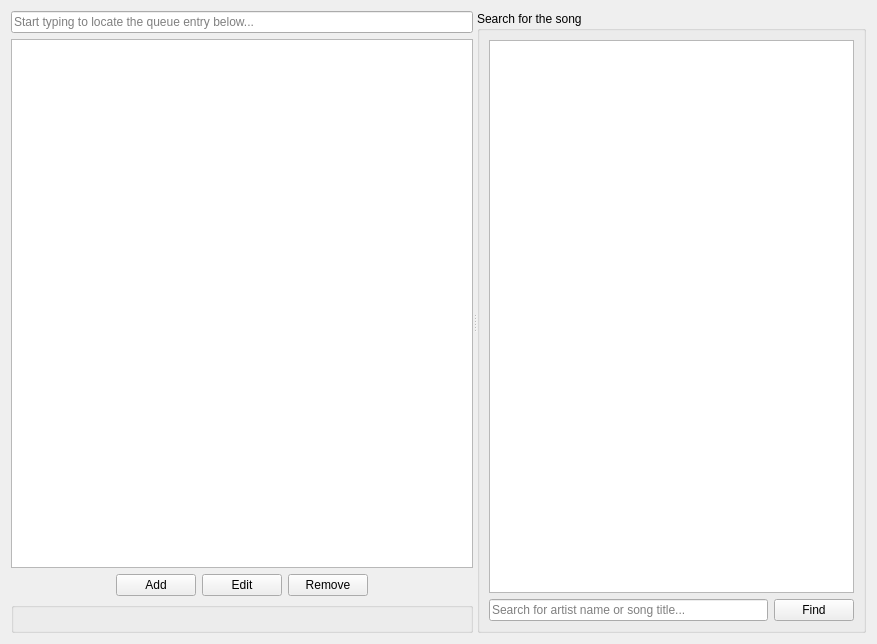
<?xml version="1.0" encoding="UTF-8"?>
<ui version="4.0">
 <class>QueueKaraokeWidget</class>
 <widget class="QWidget" name="QueueKaraokeWidget">
  <property name="geometry">
   <rect>
    <x>0</x>
    <y>0</y>
    <width>877</width>
    <height>644</height>
   </rect>
  </property>
  <property name="windowTitle">
   <string>Karaoke Queue</string>
  </property>
  <property name="sizeGripEnabled" stdset="0">
   <bool>false</bool>
  </property>
  <layout class="QVBoxLayout" name="verticalLayout_3">
   <item>
    <widget class="QSplitter" name="splitter">
     <property name="orientation">
      <enum>Qt::Horizontal</enum>
     </property>
     <property name="childrenCollapsible">
      <bool>true</bool>
     </property>
     <widget class="QWidget" name="layoutWidget">
      <layout class="QVBoxLayout" name="verticalLayout_2">
       <item>
        <layout class="QHBoxLayout" name="horizontalLayout_2">
         <item>
          <widget class="QLineEdit" name="leFilterSingers">
           <property name="placeholderText">
            <string>Start typing to locate the queue entry below...</string>
           </property>
           <property name="clearButtonEnabled">
            <bool>true</bool>
           </property>
          </widget>
         </item>
        </layout>
       </item>
       <item>
        <widget class="QTableView" name="tableQueue">
         <property name="dragEnabled">
          <bool>true</bool>
         </property>
         <property name="dragDropOverwriteMode">
          <bool>false</bool>
         </property>
         <property name="dragDropMode">
          <enum>QAbstractItemView::DragDrop</enum>
         </property>
         <property name="alternatingRowColors">
          <bool>true</bool>
         </property>
         <property name="selectionMode">
          <enum>QAbstractItemView::SingleSelection</enum>
         </property>
         <property name="selectionBehavior">
          <enum>QAbstractItemView::SelectRows</enum>
         </property>
         <property name="showGrid">
          <bool>false</bool>
         </property>
         <attribute name="horizontalHeaderStretchLastSection">
          <bool>true</bool>
         </attribute>
        </widget>
       </item>
       <item>
        <layout class="QHBoxLayout" name="horizontalLayout">
         <item>
          <spacer name="horizontalSpacer">
           <property name="orientation">
            <enum>Qt::Horizontal</enum>
           </property>
           <property name="sizeHint" stdset="0">
            <size>
             <width>40</width>
             <height>20</height>
            </size>
           </property>
          </spacer>
         </item>
         <item>
          <widget class="QPushButton" name="btnAdd">
           <property name="text">
            <string>Add</string>
           </property>
          </widget>
         </item>
         <item>
          <widget class="QPushButton" name="btnEdit">
           <property name="text">
            <string>Edit</string>
           </property>
          </widget>
         </item>
         <item>
          <widget class="QPushButton" name="btnRemove">
           <property name="text">
            <string>Remove</string>
           </property>
          </widget>
         </item>
         <item>
          <spacer name="horizontalSpacer_2">
           <property name="orientation">
            <enum>Qt::Horizontal</enum>
           </property>
           <property name="sizeHint" stdset="0">
            <size>
             <width>40</width>
             <height>20</height>
            </size>
           </property>
          </spacer>
         </item>
        </layout>
       </item>
       <item>
        <widget class="QGroupBox" name="groupPlayerControl">
         <property name="title">
          <string/>
         </property>
        </widget>
       </item>
      </layout>
     </widget>
     <widget class="QGroupBox" name="groupSearch">
      <property name="title">
       <string>Search for the song</string>
      </property>
      <layout class="QVBoxLayout" name="verticalLayout">
       <item>
        <widget class="QTableView" name="tableSearch">
         <property name="dragEnabled">
          <bool>true</bool>
         </property>
         <property name="dragDropOverwriteMode">
          <bool>false</bool>
         </property>
         <property name="dragDropMode">
          <enum>QAbstractItemView::DragOnly</enum>
         </property>
         <property name="alternatingRowColors">
          <bool>true</bool>
         </property>
         <property name="selectionMode">
          <enum>QAbstractItemView::SingleSelection</enum>
         </property>
         <property name="selectionBehavior">
          <enum>QAbstractItemView::SelectRows</enum>
         </property>
         <property name="showGrid">
          <bool>false</bool>
         </property>
         <property name="sortingEnabled">
          <bool>true</bool>
         </property>
         <attribute name="horizontalHeaderStretchLastSection">
          <bool>true</bool>
         </attribute>
        </widget>
       </item>
       <item>
        <layout class="QHBoxLayout" name="horizontalLayout_3">
         <item>
          <widget class="QLineEdit" name="leSearch">
           <property name="placeholderText">
            <string>Search for artist name or song title...</string>
           </property>
           <property name="clearButtonEnabled">
            <bool>false</bool>
           </property>
          </widget>
         </item>
         <item>
          <widget class="QPushButton" name="btnFind">
           <property name="text">
            <string>Find</string>
           </property>
          </widget>
         </item>
        </layout>
       </item>
      </layout>
     </widget>
    </widget>
   </item>
  </layout>
 </widget>
 <tabstops>
  <tabstop>leSearch</tabstop>
  <tabstop>btnFind</tabstop>
  <tabstop>leFilterSingers</tabstop>
  <tabstop>btnEdit</tabstop>
  <tabstop>btnRemove</tabstop>
 </tabstops>
 <resources/>
 <connections/>
</ui>
